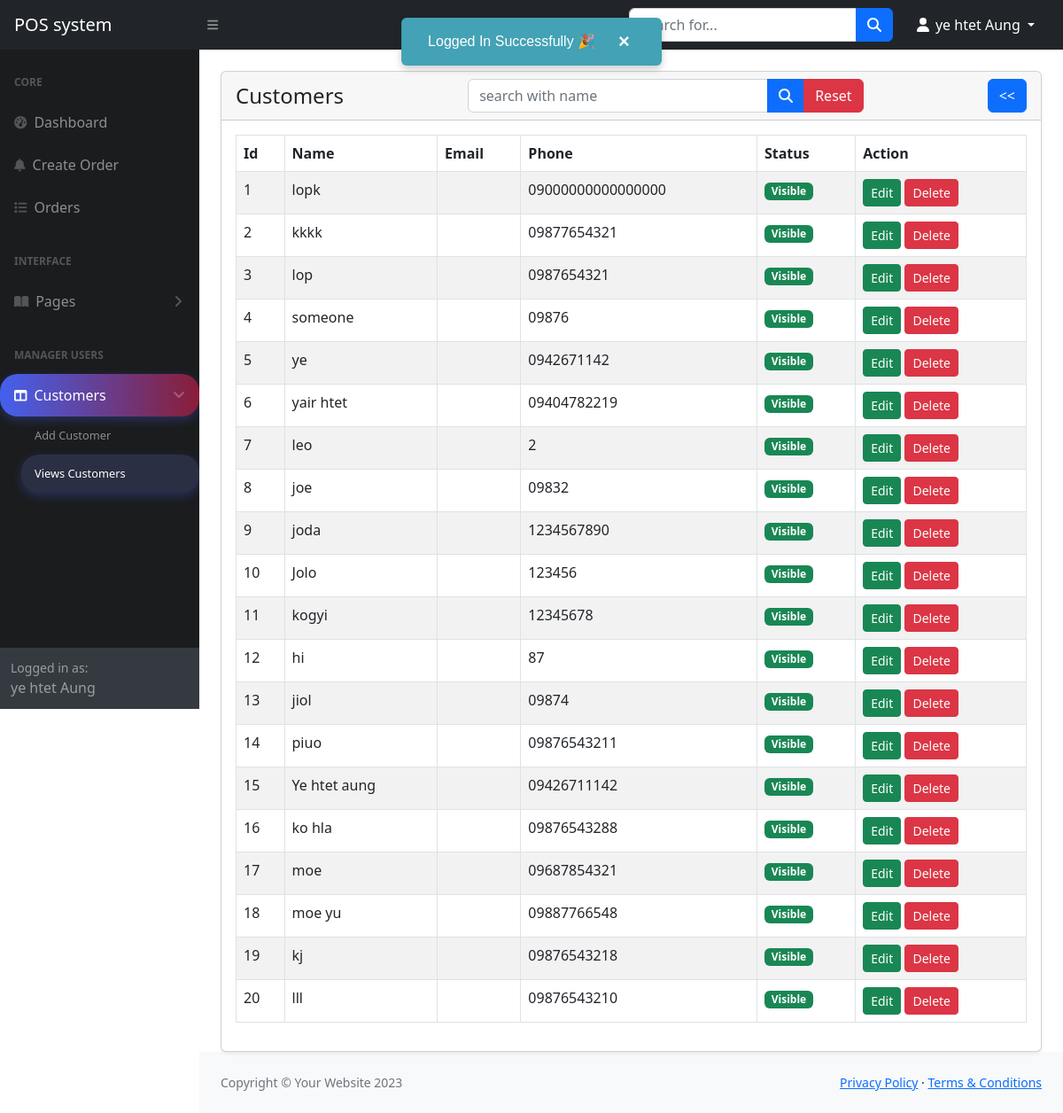
/admin/customers.php (signed in), run on the app's committed database.
### tables this page shows
CREATE TABLE `customers` (
    `id` int(11) NOT NULL,
    `name` varchar(255) NOT NULL,
    `email` varchar(255) DEFAULT NULL,
    `phone` varchar(255) DEFAULT NULL,
    `status` tinyint(1) NOT NULL DEFAULT 0 COMMENT '0=visible,1=hidden',
    `created_at` date NOT NULL DEFAULT current_timestamp()
);

### admin/customers.php (the view, shortened to what this page needs)
<?php include('includes/header.php'); ?>
<div class="container-fluid px-4">
    <div class="card mt-4 shadow-sm">
        <div class="card-header">
            <div class="d-flex justify-content-between align-items-center">
                <h4 class="mb-0">Customers</h4>
                <div class="col-md-6">
                    <form action="#" method="GET">
                        <div class="input-group">
                            <input type="text" class="form-control" name="name" placeholder="search with name"
                            value="<?= isset($_GET['name']) ? $_GET['name'] : '' ; ?>">
                            <button type="submit" class="btn btn-primary"><i class="fas fa-search"></i></button>
                            <a href="customers.php" class="btn btn-danger">Reset</a>
                        </div>
                    </form>
                </div>
                <a href="index.php" class="btn btn-primary"><<</a>
            </div>
        </div>
        <div class="card-body">
            <?php alertMessage(); ?>
            <?php
            if(isset($_GET['name'])) {
                $customerName = validate($_GET['name']);
                if($customerName != '') {
                    $query = "SELECT * FROM customers WHERE name LIKE '%$customerName%'";
                    $result = mysqli_query($conn, $query);
                } else {
                    $result = getAll('customers');
                }
            } else {
                $result = getAll('customers');
            }
            if($result && mysqli_num_rows($result) > 0) {
                ?>
                <div class="table-responsive">
                    <table class="table table-striped table-bordered">
                        <thead>
                            <tr>
                                <th>Id</th>
                                <th>Name</th>
                                <th>Email</th>
                                <th>Phone</th>
                                <th>Status</th>
                                <th>Action</th>
                            </tr>
                        </thead>
                        <tbody>
                            <?php
                            $i = 1;
                            foreach($result as $Item):
                            ?>
                            <tr>
                                <td><?= $i++; ?></td>
                                <td><?= $Item['name']; ?></td>
                                <td><?= $Item['email']; ?></td>
                                <td><?= $Item['phone']; ?></td>
                                <td>
                                    <?php
                                    if($Item['status'] == 1) {
                                        echo '<span class="badge bg-danger">Hidden</span>';
                                    } else {
                                        echo '<span class="badge bg-success">Visible</span>';
                                    }
                                    ?>
                                </td>
                                <td>
                                    <a href="customers-edited.php?id=<?= $Item['id']; ?>" class="btn btn-success btn-sm">Edit</a>
                                    <a href="customers-deleted.php?id=<?= $Item['id']; ?>" class="btn btn-danger btn-sm" onclick="return confirm('Are you sure to delete this customer?')">Delete</a>
                                </td>
                            </tr>
                            <?php endforeach; ?>
                        </tbody>
                    </table>
                </div>
                <?php
            } else {
                echo '<h4 class="mb-0 text-center">No Records Found</h4>';
            }
            ?>
        </div>
    </div>
    <?php include('includes/footer.php'); ?>

### admin/includes/header.php (shortened to what this page needs)
<?php
require '../config/function.php';
?>
<!DOCTYPE html>
<html lang="en">
    <head>
        <link href="https://cdn.jsdelivr.net/npm/simple-datatables@7.1.2/dist/style.min.css" rel="stylesheet" />
        <link href="assets/css/styles.css" rel="stylesheet" />
        <link href="https://cdn.jsdelivr.net/npm/select2@4.1.0-rc.0/dist/css/select2.min.css" rel="stylesheet" />
        <link rel="stylesheet" href="//cdn.jsdelivr.net/npm/alertifyjs@1.14.0/build/css/alertify.min.css"/>
        <link rel="stylesheet" href="//cdn.jsdelivr.net/npm/alertifyjs@1.14.0/build/css/themes/default.min.css"/>
        <link href="assets/css/custom.css" rel="stylesheet" />
    </head>
    <body class="sb-nav-fixed">
    <?php include('navbar.php');?>
    <div id="layoutSidenav">
    <?php include('sidebar.php');?>
    <div id="layoutSidenav_content">
        <main>

### admin/includes/navbar.php (shortened to what this page needs)
<nav class="sb-topnav navbar navbar-expand navbar-dark bg-dark">
            <a class="navbar-brand ps-3" href="index.html">POS system</a>
            <button class="btn btn-link btn-sm order-1 order-lg-0 me-4 me-lg-0" id="sidebarToggle" href="#!"><i class="fas fa-bars"></i></button>
            <form class="d-none d-md-inline-block form-inline ms-auto me-0 me-md-3 my-2 my-md-0">
                <div class="input-group">
                    <input class="form-control" type="text" placeholder="Search for..." aria-label="Search for..." aria-describedby="btnNavbarSearch" />
                    <button class="btn btn-primary" id="btnNavbarSearch" type="button"><i class="fas fa-search"></i></button>
                </div>
            </form>
            <ul class="navbar-nav ms-auto ms-md-0 me-3 me-lg-4">
                <li class="nav-item dropdown">
                    <a class="nav-link dropdown-toggle" id="navbarDropdown" href="#"
                    role="button" data-bs-toggle="dropdown" aria-expanded="false">
                    <i class="fas fa-user fa-fw"></i>
                    <?=$_SESSION['loggedInUser']['name']; ?>
                    </a>
                </li>
            </ul>
        </nav>

### admin/includes/sidebar.php (shortened to what this page needs)
<?php
  $page = substr($_SERVER['SCRIPT_NAME'], strrpos($_SERVER['SCRIPT_NAME'], "/") + 1);
  ?>
<div id="layoutSidenav_nav">
                <nav class="sb-sidenav accordion sb-sidenav-dark" id="sidenavAccordion">
                    <div class="sb-sidenav-menu">
                        <div class="nav">
                            <div class="sb-sidenav-menu-heading">Core</div>
                            <a class="nav-link <?= $page=='index.php' ? 'active' : '';  ?>" href="index.php">
                                <div class="sb-nav-link-icon"><i class="fas fa-tachometer-alt"></i></div>
                                Dashboard
                            </a>
                            <a class="nav-link <?= $page=='orders-created.php' ? 'active' : '';  ?> " href="orders-created.php">
                                <div class="sb-nav-link-icon"><i class="fas fa-bell"></i></div>
                                Create Order
                            </a>
                            <a class="nav-link <?= $page=='orders.php' ? 'active' : '';  ?>" href="orders.php">
                                <div class="sb-nav-link-icon"><i class="fas fa-list"></i></div>
                                Orders
                            </a>
                            <div class="sb-sidenav-menu-heading">Interface</div>
                            <a class="nav-link
                                    <?= ($page == 'change_password.php') ? 'collapse active' : 'collapsed'; ?>
                                    " href="#" data-bs-toggle="collapse" data-bs-target="#collapsePages" aria-expanded="<?= ($page == 'change_password.php') ? 'true' : 'false'; ?>" aria-controls="collapsePages">
                                    <div class="sb-nav-link-icon"><i class="fas fa-book-open"></i></div>
                                    Pages
                                    <div class="sb-sidenav-collapse-arrow"><i class="fas fa-angle-down"></i></div>
                                </a>
                            <div class="sb-sidenav-menu-heading">Manager Users</div>
                            <a class="nav-link
                             <?= ($page=='customers-created.php') ||($page=='customers.php' ) ? 'collapse active' : 'collapsed';  ?> "
                             href="#"
                            data-bs-toggle="collapse"
                            data-bs-target="#collapseCustomer"
                            aria-expanded="false" aria-controls="collapseCustomer">
                               <div class="sb-nav-link-icon"><i class="fas fa-columns"></i></div>
                              Customers
                                <div class="sb-sidenav-collapse-arrow"><i class="fas fa-angle-down"></i></div>
                            </a>
                            <div class="collapse
                            <?= ($page=='customers-created.php') ||($page=='customers.php' ) ? 'show' : '';  ?> "
                            id="collapseCustomer" aria-labelledby="headingOne"
                            data-bs-parent="#sidenavAccordion">
                                <nav class="sb-sidenav-menu-nested nav">
                                    <a class="nav-link <?= $page=='customers-created.php' ? 'active' : '';  ?>" href="customers-created.php">Add Customer</a>
                                    <a class="nav-link <?= $page=='customers.php' ? 'active' : '';  ?> " href="customers.php">Views Customers</a>
                                </nav>
                            </div>
                        </div>
                    </div>
                    <div class="sb-sidenav-footer">
                        <div class="small">Logged in as:</div>
                        <?= $_SESSION['loggedInUser']['name'] ?? 'Admin' ?>
                    </div>
                </nav>
            </div>

### config/function.php (shortened to what this page needs)
<?php
require 'dbcon.php';
function validate($inputData){
    global $conn;
    if (is_array($inputData)) {
        $validatedData = array_map('validate', $inputData);
    } else {
        $validatedData = mysqli_real_escape_string($conn, $inputData);
        $validatedData = trim($validatedData);
    }
    return $validatedData;
}
function alertMessage() {
    if (isset($_SESSION['status'])) {
        ?>
        <div id="customAlert">
            <?= htmlspecialchars($_SESSION['status']); ?>
            <button class="closeBtn" aria-label="Close">&times;</button>
        </div>
        <?php
    }
}
function getAll($tableName, $status = NULL){
    global $conn;
    $table = validate($tableName);
    $status = validate($status);
    if ($status == 'status'){
        $query = "SELECT * FROM $table WHERE status='0'";
    } else {
        $query = "SELECT * FROM $table";
    }
    return mysqli_query($conn, $query);
}
?>

### admin/includes/footer.php (shortened to what this page needs)
</main>
                <footer class="py-4 bg-light mt-auto">
                    <div class="container-fluid px-4">
                        <div class="d-flex align-items-center justify-content-between small">
                            <div class="text-muted">Copyright &copy; Your Website 2023</div>
                            <div>
                                <a href="#">Privacy Policy</a>
                                &middot;
                                <a href="#">Terms &amp; Conditions</a>
                            </div>
                        </div>
                    </div>
                </footer>
            </div>
        </div>
    </body>
</html>

### admin/includes/sidebar.php (style rules this page uses)
.sb-sidenav-menu { background-color: #1b1c1dff; }
.nav-link { color: #ffffff; }
.nav-link.active { background: linear-gradient(90deg, #4361ee, #8a1d37ff); color: white; box-shadow: 0 4px 12px rgba(67, 97, 238, 0.3); border-radius: 20px; }
.sb-sidenav-menu-nested .nav-link { padding: 20px 15px; font-size: 0.8rem; }
.sb-sidenav-menu-nested .nav-link.active { background: rgba(105, 126, 222, 0.2); }

### config/function.php (style rules this page uses)
#customAlert { position: fixed; top: 20px; left: 50%; transform: translateX(-50%); background-color:rgb(67, 162, 181); color: white; padding: 15px 30px; border-radius: 6px; box-shadow: 0 4px 8px rgba(0,0,0,0.2); font-family: Arial, sans-serif; font-size: 16px; z-index: 10000; opacity: 1; transition: opacity 0.5s ease; display: flex; align-items: center; max-width: 400px; min-width: 250px; }
#customAlert button.closeBtn { background: transparent; border: none; color: white; font-size: 22px; font-weight: bold; margin-left: 20px; cursor: pointer; line-height: 1; }

### data on the page
customers: name "lopk", phone "09000000000000000", status "Visible"
customers: name "kkkk", phone "09877654321", status "Visible"
customers: name "lop", phone "0987654321", status "Visible"
customers: name "someone", phone "09876", status "Visible"
customers: name "ye", phone "0942671142", status "Visible"
customers: name "yair htet", phone "09404782219", status "Visible"
customers: name "leo", phone "2", status "Visible"
customers: name "joe", phone "09832", status "Visible"
customers: name "joda", phone "1234567890", status "Visible"
customers: name "Jolo", phone "123456", status "Visible"
customers: name "kogyi", phone "12345678", status "Visible"
customers: name "hi", phone "87", status "Visible"
customers: name "jiol", phone "09874", status "Visible"
customers: name "piuo", phone "09876543211", status "Visible"
customers: name "Ye htet aung", phone "09426711142", status "Visible"
customers: name "ko hla", phone "09876543288", status "Visible"
customers: name "moe", phone "09687854321", status "Visible"
customers: name "moe yu", phone "09887766548", status "Visible"
customers: name "kj", phone "09876543218", status "Visible"
customers: name "lll", phone "09876543210", status "Visible"

### other printed values
$_SESSION['loggedInUser']['name'] "ye htet Aung"
$_SESSION['status'] "Logged In Successfully 🎉"
